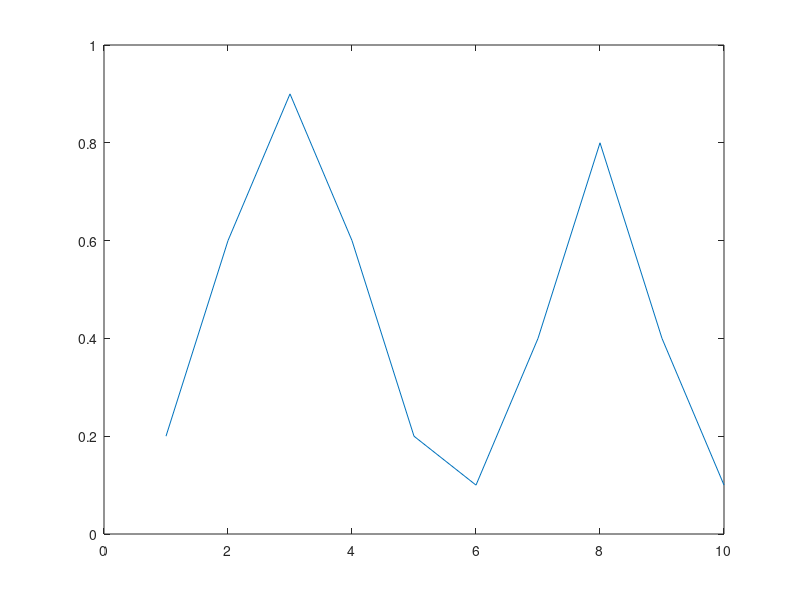
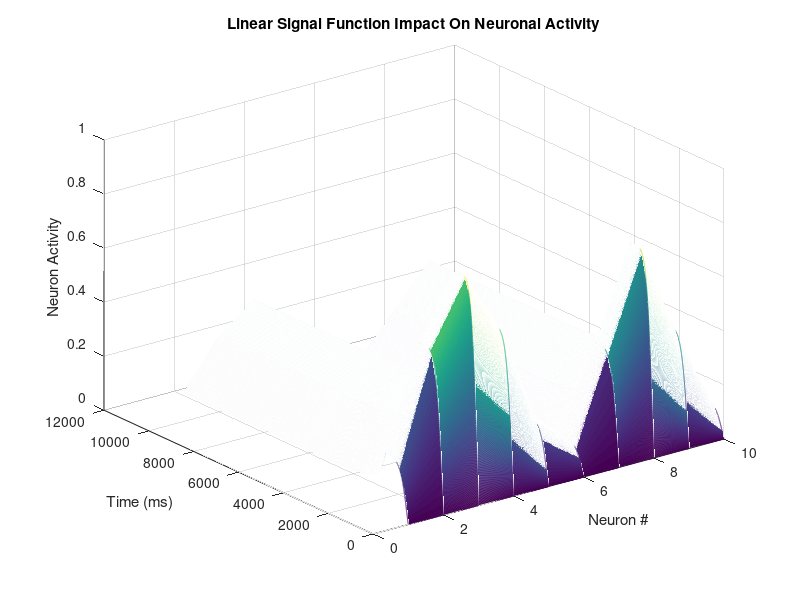
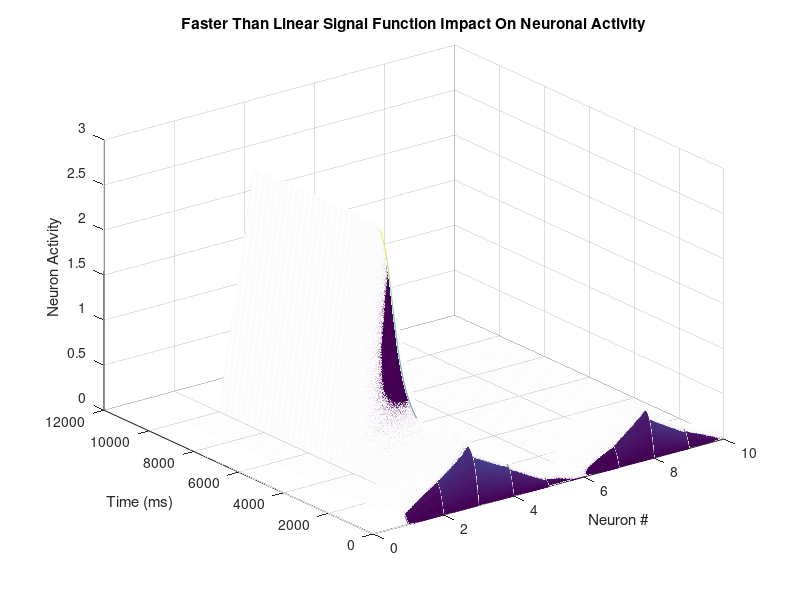
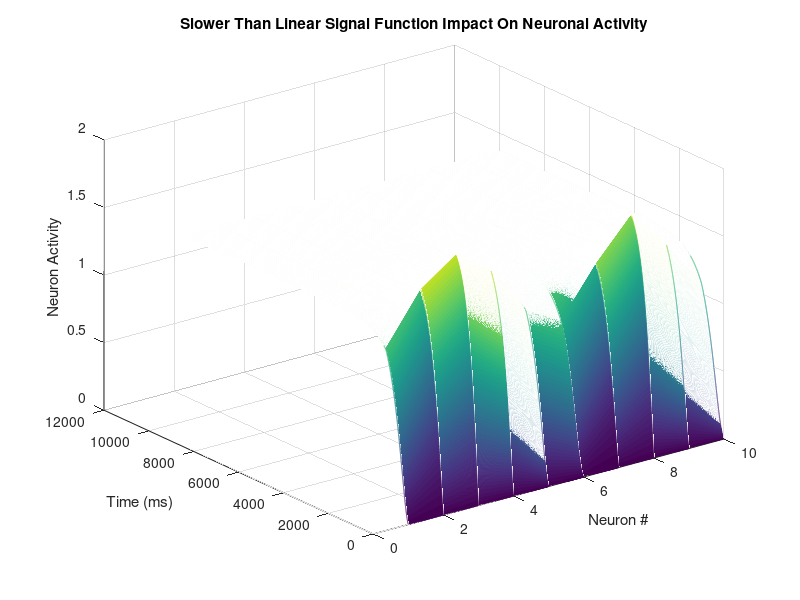

These figures' MATLAB source, in order:
% dxi/dt = -Axi + (B-xi)[f(xi) +Ii] - xi *summation f(xk)
%steady state: xi = thetai * (b*summationI)/(A + summationI)
%theta I = Ii/summationI

Ioverall = [0.2, 0.6, 0.9, 0.6, 0.2, 0.1, 0.4, 0.8, 0.4, 0.1];
a = 1;
b = 3;
x = zeros(10000,10);
Ii = zeros(10000,10);
f = .25;
time = 0:0.001:10;
dt = 0.001;

for i = 1:1000
Ii(i,:) = [0.2 0.6 0.9 0.6 0.2 0.1 0.4 0.8 0.4 0.1];
end
figure(1)
plot(Ii(1,:))

%linear
    for current = 1:length(time) - 1
    x(current+1,:) = x(current,:) + dt.*((-a.*x(current,:)+ (b-x(current,:)).*(x(current,:)+ Ii(current,:)) - (x(current,:).*(sum(x(current,:))-x(current,:)))));
    end
figure(2)
mesh(x) 
title ('Linear Signal Function Impact On Neuronal Activity')
xlabel('Neuron #') 
ylabel('Time (ms)')
zlabel('Neuron Activity')
  
  %faster than linear
  for currT = 1:length(time)-1
            
            x(currT+1, :) = x(currT, :) + dt.*( (-a.*x(currT,:) + (b- x(currT,:)).*... 
                (x(currT,:).^2+Ii(currT,:)) - (x(currT,:) .* (sum(x(currT,:)) - x(currT,:)).^2))); 
              
  end 
 figure(3)
 mesh(x) 
title ('Faster Than Linear Signal Function Impact On Neuronal Activity')
xlabel('Neuron #') 
ylabel('Time (ms)')
zlabel('Neuron Activity')
  %slower than linear
for currT = 1:length(time)-1
            
            x(currT+1, :) = x(currT, :) + dt.*( (-a.*x(currT,:) + (b- x(currT,:)).*... 
                ((x(currT,:)./(x(currT,:)+f))+Ii(currT,:)) - (x(currT,:) .* ((sum((x(currT,:) - x(currT,:))./(x(currT,:)+f))))))); 
              
end 

figure(4)
mesh(x)
title ('Slower Than Linear Signal Function Impact On Neuronal Activity')
xlabel('Neuron #') 
ylabel('Time (ms)')
zlabel('Neuron Activity')

%sinusodial
 
 for currT = 1:length(time)-1
            
            x(currT+1, :) = x(currT, :) + dt.*( (-a.*x(currT,:) + (b- x(currT,:)).*... 
                (((x(currT,:)).^2./((x(currT,:)).^2+f))+Ii(currT,:)) - (x(currT,:) .* ((sum(x(currT,:).^2./((x(currT,:) - x(currT,:).^2+f)))))))); 
              
end 
figure(5)
mesh(x)
title ('Sigmoidal Signal Function Impact On Neuronal Activity')
xlabel('Neuron #') 
ylabel('Time (ms)')
zlabel('Neuron Activity')